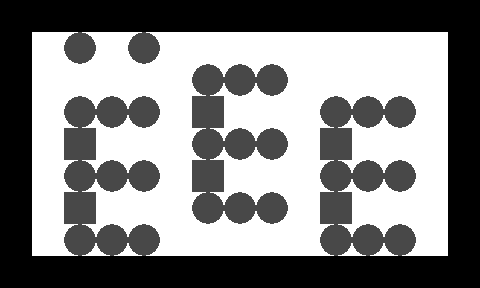

This is a level from a 2D game, rendered from its Tiled map with the project's own tilesets. A one-line summary and the complete map file follow:
An orthogonal 15x9 tile map with 32x32 px tiles, 2 tile layers (1, 2).

<map version="1.0" orientation="orthogonal" width="15" height="9" tilewidth="32" tileheight="32">
 <tileset firstgid="1" name="n_tiles1" tilewidth="32" tileheight="32">
  <image source="../../images/map/common/n_tiles1.png" width="128" height="64" />
 </tileset>
 <layer name="1" width="15" height="9">
  <data encoding="csv">
1,1,1,1,1,1,1,1,1,1,1,1,1,1,1,
1,1,1,1,1,1,1,1,1,1,1,1,1,1,1,
1,1,1,1,1,1,1,1,1,1,1,1,1,1,1,
1,1,1,1,1,1,1,1,1,1,1,1,1,1,1,
1,1,1,1,1,1,1,1,1,1,1,1,1,1,1,
1,1,1,1,1,1,1,1,1,1,1,1,1,1,1,
1,1,1,1,1,1,1,1,1,1,1,1,1,1,1,
1,1,1,1,1,1,1,1,1,1,1,1,1,1,1,
1,1,1,1,1,1,1,1,1,1,1,1,1,1,1
</data>
 </layer>
 <layer name="2" width="15" height="9">
  <data encoding="csv">
2,2,2,2,2,2,2,2,2,2,2,2,2,2,2,
2,0,3,0,3,0,0,0,0,0,0,0,0,0,2,
2,0,0,0,0,0,3,3,3,0,0,0,0,0,2,
2,0,3,3,3,0,4,0,0,0,3,3,3,0,2,
2,0,4,0,0,0,3,3,3,0,4,0,0,0,2,
2,0,3,3,3,0,4,0,0,0,3,3,3,0,2,
2,0,4,0,0,0,3,3,3,0,4,0,0,0,2,
2,0,3,3,3,0,0,0,0,0,3,3,3,0,2,
2,2,2,2,2,2,2,2,2,2,2,2,2,2,2
</data>
 </layer>
</map>
